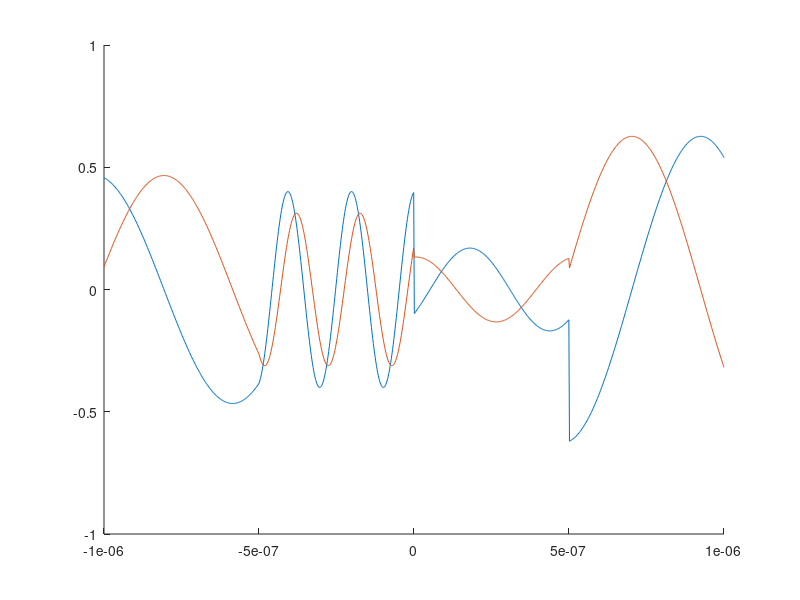
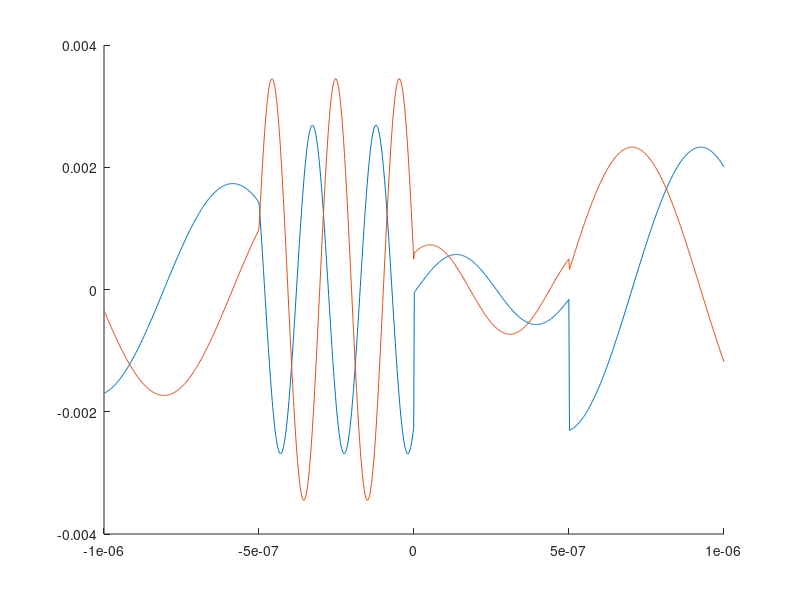
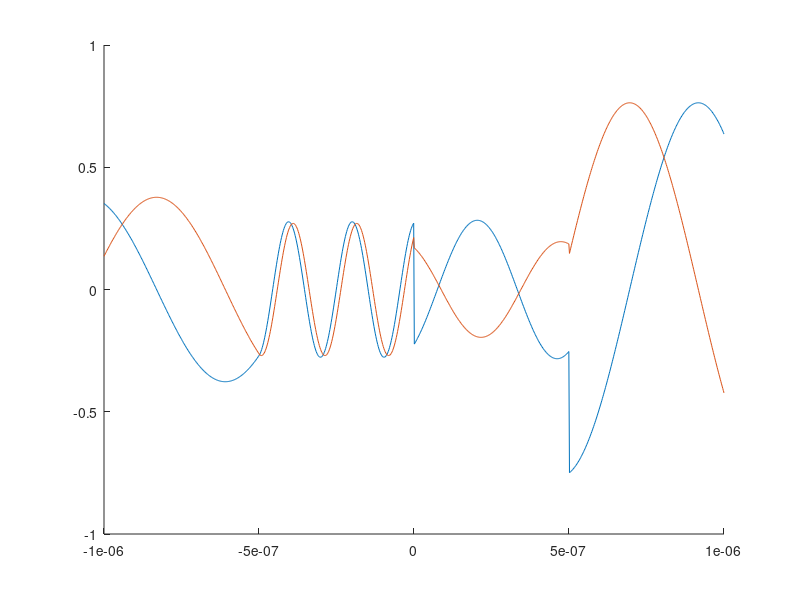
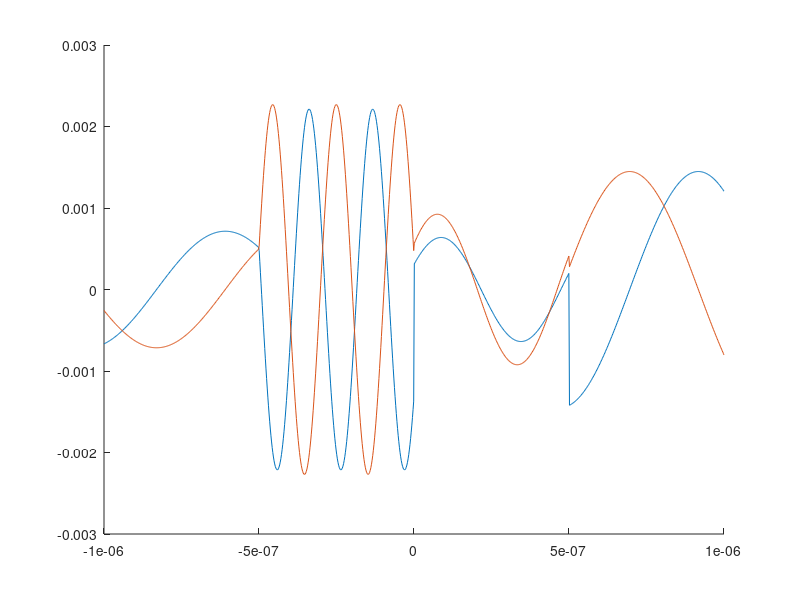

Source code (MATLAB) for these figures, in order:
close all; clear; clc;
Data 	= 	load('Data.dat');

figure()
hold on
plot(Data(:,1),Data(:,2))
plot(Data(:,1),Data(:,3))
hold off

figure()
hold on
plot(Data(:,1),Data(:,4))
plot(Data(:,1),Data(:,5))
hold off

figure()
hold on
plot(Data(:,1),Data(:,6))
plot(Data(:,1),Data(:,7))
hold off

figure()
hold on
plot(Data(:,1),Data(:,8))
plot(Data(:,1),Data(:,9))
hold off

figure()
hold on
plot(Data(:,1),Data(:,10))
plot(Data(:,1),Data(:,11))
hold off

figure()
hold on
plot(Data(:,1),Data(:,12))
plot(Data(:,1),Data(:,13))
hold off

figure()
hold on
plot(Data(:,1),Data(:,14))
plot(Data(:,1),Data(:,15))
hold off

figure()
hold on
plot(Data(:,1),Data(:,16))
plot(Data(:,1),Data(:,17))
hold off